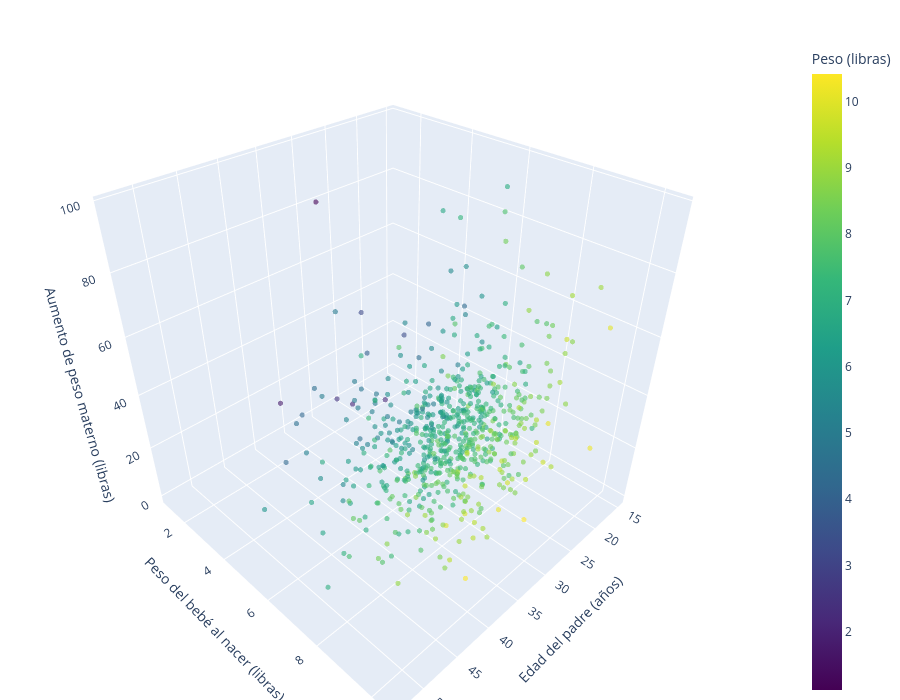

The cell this chart's notebook holds for it:
### Code cell
grafico_3d_interactivo("fage", "gained")

### Figure 1 — Plotly figure (JSON) as saved in the notebook; plotly's stock layout.template omitted (floating-point values rounded to 4 significant figures; data arrays with more than 128 entries replaced by an {"elided": "..."} marker saying what was removed)
{"data": [{"hovertemplate": "fage=%{x}<br>weight=%{marker.color}<br>gained=%{z}<extra></extra>", "legendgroup": "", "marker": {"color": {"elided": "675 float values"}, "coloraxis": "coloraxis", "opacity": 0.6, "size": 3, "symbol": "circle"}, "mode": "markers", "name": "", "scene": "scene", "showlegend": false, "type": "scatter3d", "x": {"elided": "675 float values"}, "y": {"elided": "675 float values"}, "z": {"elided": "675 float values"}}], "layout": {"coloraxis": {"autocolorscale": false, "colorbar": {"title": {"text": "Peso (libras)"}}, "colorscale": [[0, "#440154"], [0.1111, "#482878"], [0.2222, "#3e4989"], [0.3333, "#31688e"], [0.4444, "#26828e"], [0.5556, "#1f9e89"], [0.6667, "#35b779"], [0.7778, "#6ece58"], [0.8889, "#b5de2b"], [1, "#fde725"]]}, "height": 700, "legend": {"tracegroupgap": 0}, "margin": {"b": 0, "l": 0, "r": 0, "t": 40}, "scene": {"domain": {"x": [0, 1], "y": [0, 1]}, "xaxis": {"title": {"text": "Edad del padre (años)"}}, "yaxis": {"title": {"text": "Peso del bebé al nacer (libras)"}}, "zaxis": {"title": {"text": "Aumento de peso materno (libras)"}}}}}
